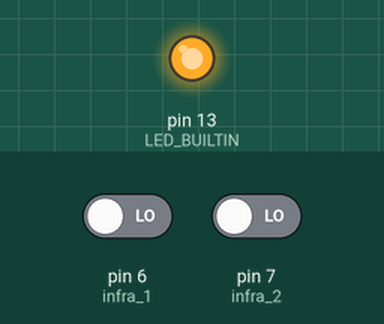
Bench run of a sketch on a simulated Arduino Uno, built with avr-gcc and run on an emulated ATmega328P. Parts: output pins drawn as LEDs (lit = HIGH). Inputs (shaded band) come from the test bench; at power-on: pin 6 (infra_1) LOW, pin 7 (infra_2) LOW. What the sketch prints to the serial monitor is not drawn.

Above: at 2.5 s.
At 5.5 s:
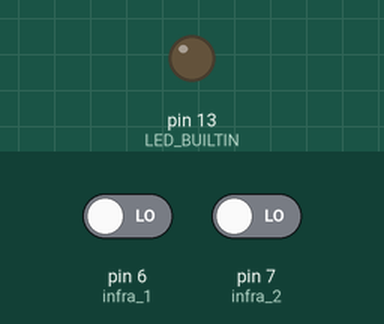
Timing chart, 0 to 23.8 s (numbered marks = the images above):
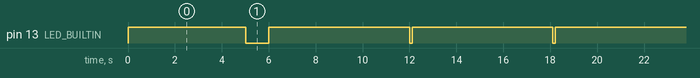

Measured:
- by itself, pin 13 (LED_BUILTIN): goes HIGH 5.0 s, LOW 1.0 s, 20 × (HIGH 6.0 s, LOW 0.10 s), then HIGH
- by itself, everything shown: repeats every 36.6 s, in 12 steps

The sketch:

helmate_side_program.ino
```cpp
//                          || श्री ||
#include "lib.h"

int infra_1 = 6;        //IR Sensor 1 pin
int infra_2 = 7;       //IR Sensor 2 pin
int gas = A5;         //Gas Sensor
int gas_limit = 150; // Thresold

void setup() {
  Serial.begin(9600);

  pinMode(infra_1,INPUT);
  pinMode(infra_2,INPUT);
  pinMode(gas,INPUT);

  pinMode(LED_BUILTIN,OUTPUT);
  digitalWrite(LED_BUILTIN,LOW);
}

void loop() {
  digitalWrite(LED_BUILTIN,LOW);
  delay(10);

  int gas_value = analogRead(gas);

//Check Sensors Values
//  Serial.print("gas : ");
//  Serial.println(gas_value);
//  Serial.println(ReadIr(infra_1));
//  Serial.println(ReadIr(infra_2));

//Bike on script
  if ((ReadIr(infra_1) == on()) && (ReadIr(infra_2) == on()) && (gas_value < gas_limit) )
  {
    Serial.println("A");
  }

//  Bike Off script
  if ((ReadIr(infra_1) == off())||(ReadIr(infra_2) == off())||(gas_value >= gas_limit))
  {
    digitalWrite(LED_BUILTIN,HIGH);
    delay(5000);
    digitalWrite(LED_BUILTIN,LOW);
    delay(1000);
    while (true)
    {
//      Second time Check
      if ((ReadIr(infra_1) == off())||(ReadIr(infra_2) == off())||(gas_value >= gas_limit))
      {
        digitalWrite(LED_BUILTIN,HIGH);
        Serial.println("D");
        delay(6000);
        digitalWrite(LED_BUILTIN,LOW);
        delay(100);
      }
      else
      {
        digitalWrite(LED_BUILTIN,LOW);
        break;
      }
    }
  }
  digitalWrite(LED_BUILTIN,LOW);
  delay(100);
}
```

lib.h
```cpp
int on()
{
  return 1;
}

int off()
{
  return 0;
}


int ReadIr(int a) {
  int data = digitalRead(a);
  if (data == 0)
  {
    return 1;
  }
  else if (data == 1)
  {
    return 0;
  }
  else
  {
    return 9;
  }
}
```
